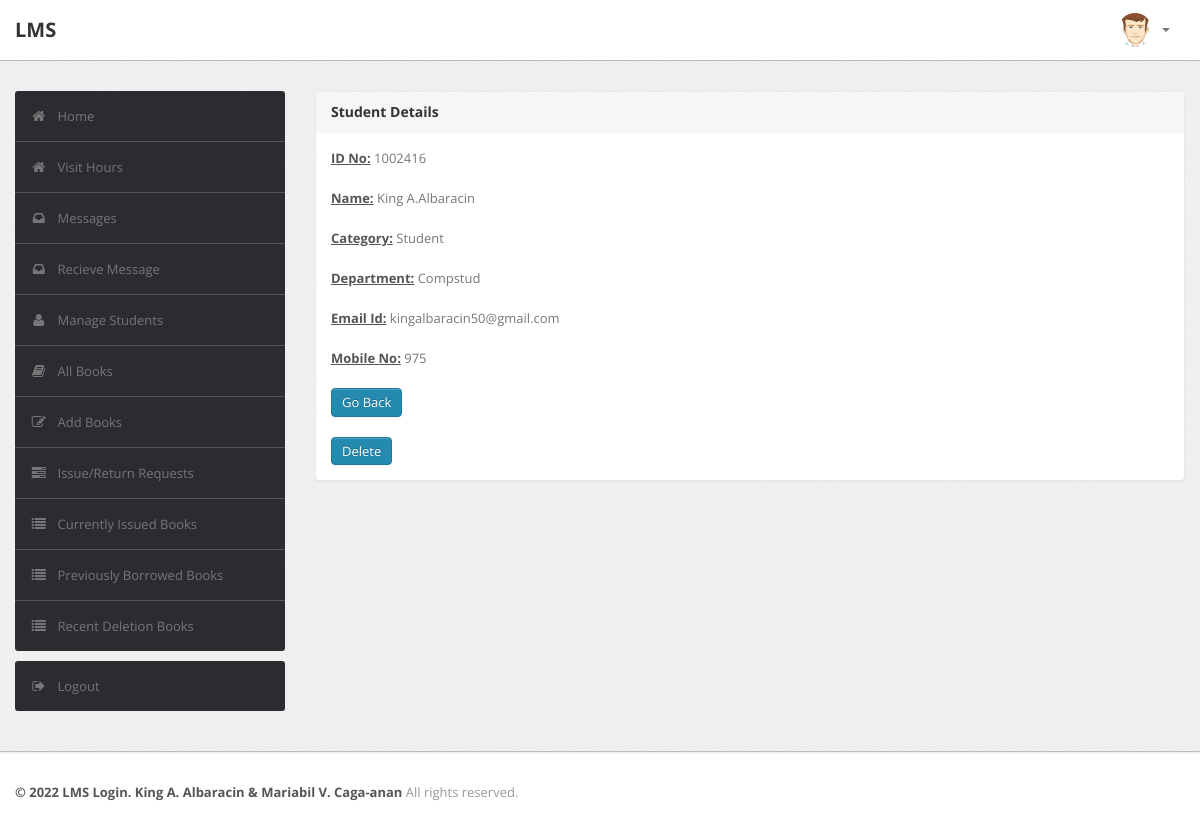
/librarian/studentdetails.php?id=1002416, run on the app's committed database.
### tables this page shows
CREATE TABLE `user` (
  `RollNo` varchar(50) NOT NULL,
  `Name` varchar(50) DEFAULT NULL,
  `Type` varchar(50) DEFAULT NULL,
  `Category` varchar(50) DEFAULT NULL,
  `Department` varchar(255) NOT NULL,
  `EmailId` varchar(50) DEFAULT NULL,
  `MobNo` bigint(11) DEFAULT NULL,
  `Password` varchar(50) DEFAULT NULL
);

### librarian/studentdetails.php (the view, shortened to what this page needs)
<?php
require('dbconn.php');
?>
<?php
if ($_SESSION['RollNo'] !== 'staff') {
    ?>
<!DOCTYPE html>
<html lang="en">
    <head>
        <link type="text/css" href="bootstrap/css/bootstrap.min.css" rel="stylesheet">
        <link type="text/css" href="bootstrap/css/bootstrap-responsive.min.css" rel="stylesheet">
        <link type="text/css" href="css/theme.css" rel="stylesheet">
        <link type="text/css" href="images/icons/css/font-awesome.css" rel="stylesheet">
    </head>
    <body>
        <div class="navbar navbar-fixed-top">
            <div class="navbar-inner">
                <div class="container">
                        <a class="brand" href="index.php">LMS </a>
                    <div class="nav-collapse collapse navbar-inverse-collapse">
                        <ul class="nav pull-right">
                            <li class="nav-user dropdown"><a href="#" class="dropdown-toggle" data-toggle="dropdown">
                                <img src="images/user.png" class="nav-avatar" />
                                <b class="caret"></b></a>
                            </li>
                        </ul>
                    </div>
                </div>
            </div>
        </div>
        <div class="wrapper">
            <div class="container">
                <div class="row">
                    <div class="span3">
                        <div class="sidebar">
                              <ul class="widget widget-menu unstyled">
                                <li class="active"><a href="index.php"><i class="menu-icon icon-home"></i>Home
                                </a></li>
                                <li class="active"><a href="../qr/index.php"><i class="menu-icon icon-home"></i>Visit Hours
                                </a></li>
                                 <li><a href="message.php"><i class="menu-icon icon-inbox"></i>Messages</a>
                                </li>
                                <li><a href="recieve.php"><i class="menu-icon icon-inbox"></i>Recieve Message</a>
                                </li>
                                <li><a href="student.php"><i class="menu-icon icon-user"></i>Manage Students </a>
                                </li>
                                <li><a href="book.php"><i class="menu-icon icon-book"></i>All Books </a></li>
                                <li><a href="addbook.php"><i class="menu-icon icon-edit"></i>Add Books </a></li>
                                <li><a href="requests.php"><i class="menu-icon icon-tasks"></i>Issue/Return Requests </a></li>
                                <li><a href="current.php"><i class="menu-icon icon-list"></i>Currently Issued Books </a></li>
                                 <li><a href="pre.php"><i class="menu-icon icon-list"></i>Previously Borrowed Books </a></li>
                                <li><a href="history.php"><i class="menu-icon icon-list"></i>Recent Deletion Books </a></li>
                            </ul>
                            <ul class="widget widget-menu unstyled">
                                <li><a href="logout.php"><i class="menu-icon icon-signout"></i>Logout </a></li>
                            </ul>
                        </div>
                    </div>
                    <div class="span9">
                        <div class="content">
                        <div class="module">
                            <div class="module-head">
                                <h3>Student Details</h3>
                            </div>
                            <div class="module-body">
                        <?php
                            $rno=$_GET['id'];
                            $sql="select * from LMS.user where RollNo='$rno'";
                            $result=$conn->query($sql);
                            $row=$result->fetch_assoc();
                                $name=$row['Name'];
                                $category=$row['Category'];
                                 $department=$row['Department'];
                                $email=$row['EmailId'];
                                $mobno=$row['MobNo'];
                                  echo "<b><u>ID No:</u></b> ".$rno."<br><br>";
                                echo "<b><u>Name:</u></b> ".$name."<br><br>";
                                echo "<b><u>Category:</u></b> ".$category."<br><br>";
                                 echo "<b><u>Department:</u></b> ".$department."<br><br>";
                                echo "<b><u>Email Id:</u></b> ".$email."<br><br>";
                                echo "<b><u>Mobile No:</u></b> ".$mobno."<br><br>";
                            ?>
                        <a href="student.php" class="btn btn-primary">Go Back</a>
                        <br>
                        <br>
                        <form action="delstu.php" method="post">
                        <button class="btn btn-primary" name="delete" type="submit" onclick="myFunction()">Delete
                        </button>
                          </form>
                               </div>
                           </div>
                        </div>
                    </div>
                </div>
            </div>
        </div>
<div class="footer">
            <div class="container">
                <b class="copyright">&copy; 2022 LMS Login. King A. Albaracin & Mariabil V. Caga-anan </b>All rights reserved.
            </div>
        </div>
    </body>
</html>
<?php }
else {
    echo "<script type='text/javascript'>alert('Access Denied!!!')</script>";
} ?>

### librarian/css/theme.css (style rules this page uses)
body { font-size: 13px; font-family: 'Open Sans', Arial, sans-serif; background: #fff; color: #777 }
h1, h2, h3, h4, h5, h6 { color: #333; margin-top: 0 }
h3 { font-size: 20px }
strong, b { color: #555 }
.wrapper { background: url(../images/bg.png) #eee; border-bottom: 1px solid #bbb; -webkit-box-shadow: 0 1px 2px rgba(0,0,0,0.1); -moz-box-shadow: 0 1px 2px rgba(0,0,0,0.1); box-shadow: 0 1px 2px rgba(0,0,0,0.1); padding: 30px 0 }
.footer { color: #999; padding: 30px 0 60px }
form { margin: 0 }
select, textarea, input[type="text"], input[type="password"], input[type="datetime"], input[type="datetime-local"], input[type="date"], input[type="month"], input[type="time"], input[type="week"], input[type="number"], input[type="email"], input[type="url"], input[type="search"], input[type="tel"], input[type="color"], .uneditable-input, label, input, button, select, textarea { -webkit-border-radius: 3px; -moz-border-radius: 3px; border-radius: 3px; font-size: 13px; font-family: 'Open Sans', Tahoma, Arial, sans-serif }
body [class^="icon-"], body [class*=" icon-"] { font-size: 14px; line-height: 20px; height: 20px }
.module { background: #fff; -webkit-border-radius: 3px; -moz-border-radius: 3px; border-radius: 3px; border: 1px solid #ccc; border-bottom-color: #bbb; -webkit-box-shadow: 0 0 1px rgba(0,0,0,0.2); -moz-box-shadow: 0 0 1px rgba(0,0,0,0.2); box-shadow: 0 0 1px rgba(0,0,0,0.2); margin-bottom: 30px }
.navbar { position: static!important; margin: 0!important }
.navbar .navbar-inner { background: #fff; border-bottom: 1px solid #bbb; -webkit-box-shadow: 0 1px 2px rgba(0,0,0,0.15); -moz-box-shadow: 0 1px 2px rgba(0,0,0,0.15); box-shadow: 0 1px 2px rgba(0,0,0,0.15) }
.navbar .brand { color: #333; font-weight: bold; font-size: 20px; margin-right: 20px; padding: 20px }
.navbar .nav>li>a { padding: 20px 15px; font-weight: bold; color: #777 }
.nav-user>a { height: 20px }
.nav-avatar { width: 34px; height: 34px; margin: -7px 5px 0 0; -webkit-border-radius: 50%; -moz-border-radius: 50%; border-radius: 50% }
.btn, .btn-box { -webkit-border-radius: 3px; -moz-border-radius: 3px; border-radius: 3px }
.btn { font-size: 13px; font-weight: 600 }
.btn { display: inline-block; margin-bottom: 0; font-weight: 400; text-align: center; vertical-align: middle; cursor: pointer; background-image: none; border: 1px solid transparent; white-space: nowrap; padding: 4px 10px; font-size: 13px; line-height: 1.42857; border-radius: 4px; -webkit-user-select: none; -moz-user-select: none; -ms-user-select: none; user-select: none }
.btn-primary { color: #fff; background-color: #248aaf; border-color: #20799a }
.widget-menu { background: #fff; -webkit-border-radius: 3px; -moz-border-radius: 3px; border-radius: 3px; overflow: hidden }
.widget-menu a { color: #555; display: block; line-height: 20px; padding: 15px; text-decoration: none!important }
.widget-menu .menu-icon { margin-right: 10px; color: #767676; -webkit-transition: all .2s ease-in-out; -moz-transition: all .2s ease-in-out; transition: all .2s ease-in-out; }
.widget-menu>li+li { border-top: 1px solid #555 }
.widget-menu>li>a { background-color: #2d2b32; color: #767676; -webkit-transition: all .2s ease-in-out; -moz-transition: all .2s ease-in-out; transition: all .2s ease-in-out; }
.module { box-shadow: 0 0 3px rgba(0,0,0,.1); border-color: #e9e9e9; margin-bottom: 20px; background-color: #fff; border-radius: 4px; -webkit-box-shadow: 0 1px 1px rgba(0,0,0,.05); box-shadow: 0 1px 1px rgba(0,0,0,.05); }
.module-head { color: #767676; background-color: #f6f6f6; border-color: #e9e9e9; padding: 10px 15px; border-bottom: 1px solid transparent; border-top-right-radius: 3px; border-top-left-radius: 3px; }
.module-head h3 { font-size: 14px; line-height: 20px; height: 20px; margin: 0 }
.module-body { padding: 15px }

### data on the page
user: Name "King A.Albaracin", Category "Student", Department "Compstud", EmailId "kingalbaracin50@gmail.com", MobNo "975"

### other printed values
$rno "1002416"
